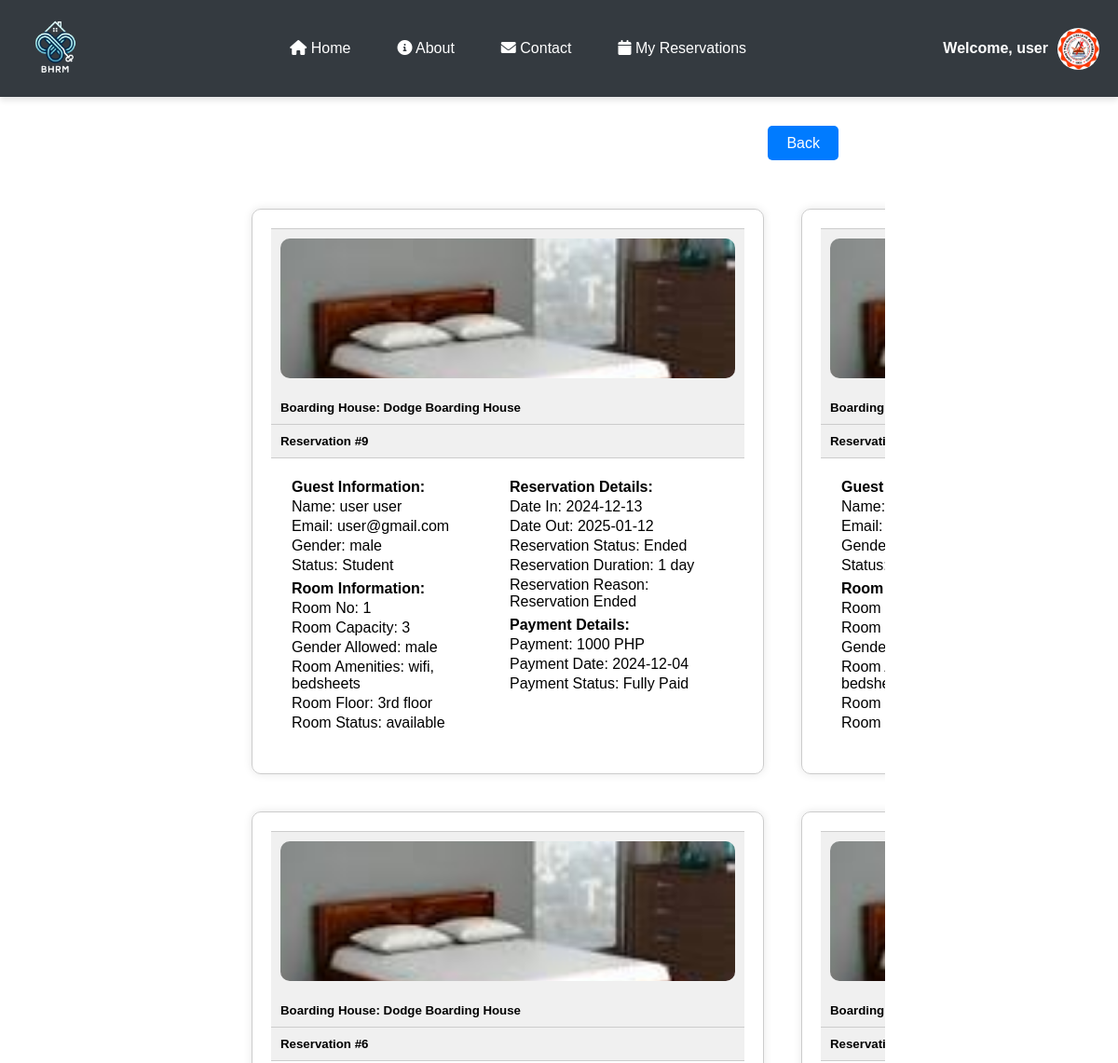
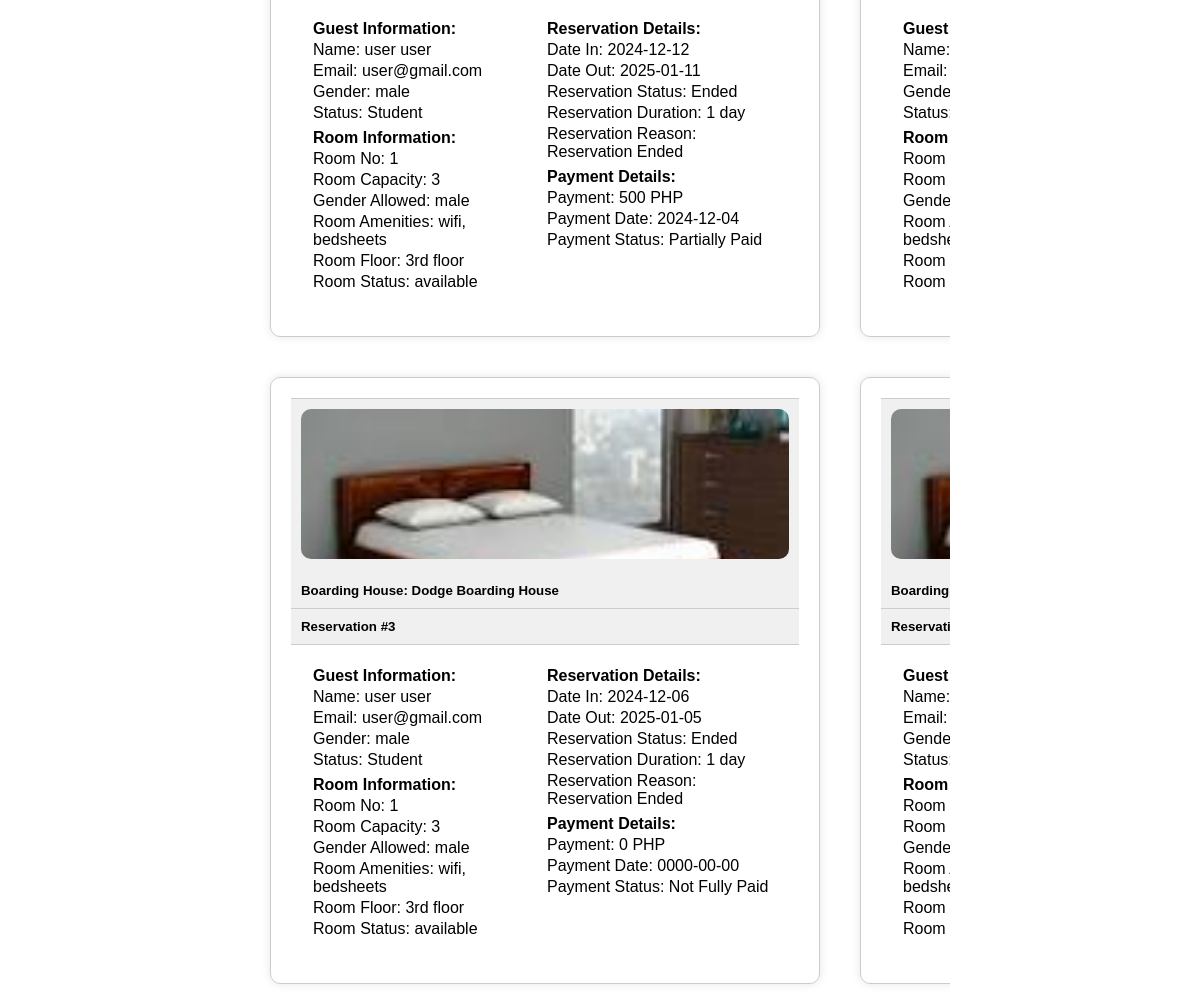
The page /reservation.php (signed in) on the database its author committed (2 pictures, top to bottom).
### tables this page shows
CREATE TABLE `users` (
  `id` int(11) NOT NULL,
  `image` varchar(255) NOT NULL,
  `fname` varchar(50) NOT NULL,
  `lname` varchar(50) NOT NULL,
  `gender` varchar(255) NOT NULL,
  `uname` varchar(50) NOT NULL,
  `pass` varchar(50) NOT NULL,
  `role` varchar(50) NOT NULL,
  `hname` varchar(255) NOT NULL
);

CREATE TABLE `reservation` (
  `id` int(255) NOT NULL,
  `image` varchar(255) NOT NULL,
  `fname` varchar(255) NOT NULL,
  `lname` varchar(255) NOT NULL,
  `email` varchar(255) NOT NULL,
  `gender` varchar(255) NOT NULL,
  `date_in` date DEFAULT NULL,
  `date_out` date DEFAULT NULL,
  `tenant_status` varchar(255) NOT NULL,
  `addons` varchar(255) NOT NULL,
  `room_no` int(255) NOT NULL,
  `capacity` int(255) NOT NULL,
  `amenities` varchar(255) NOT NULL,
  `room_floor` varchar(255) NOT NULL,
  `price` int(255) NOT NULL,
  `status` varchar(255) NOT NULL,
  `payment` int(255) NOT NULL,
  `pay_stat` varchar(255) NOT NULL,
  `pay_date` date DEFAULT NULL,
  `res_stat` varchar(255) NOT NULL,
  `res_duration` varchar(255) NOT NULL,
  `res_reason` varchar(255) NOT NULL,
  `hname` varchar(255) NOT NULL,
  `owner` varchar(255) NOT NULL
);

### reservation.php (the view, shortened to what this page needs)
<?php require 'php/connection.php';
?>
<!DOCTYPE html>
<html lang="en">
<head>
</head>
<body>
    <?php include 'navbar.php'; ?>
    <?php if(!empty($_SESSION['role']) && $_SESSION['role'] == 'landlord'): ?>
    <?php else: ?>
        <div class="back">
            <div>
                <?php
                    if(empty($_SESSION['uname'])){
                        echo "<a class='btn' href='index.php'>Back</a>";
                    }else{
                        echo "<a class='btn' href='index.php'>Back</a>";
                    }
                ?>
            </div>
        </div>
    <?php endif; ?>
    <div class="container">
        <?php
            $uname = $_SESSION['uname'];
            $query = "SELECT * FROM boardinghouses order by id desc";
            $result = mysqli_query($conn, $query);
            $fetch = mysqli_fetch_assoc($result);
            $hname = $fetch['hname'];
            $query = "SELECT * FROM reservation where email = '$uname' and hname = '$hname' order by id desc";
            $result = mysqli_query($conn, $query);
            $fetch = mysqli_fetch_assoc($result)
        ?>
        <?php
        $uname = $_SESSION['uname'];
        if (!empty($_SESSION['uname']) && $_SESSION['role'] == 'user' && empty($_SESSION['hname'])) {
            $query = "SELECT * FROM reservation WHERE email = '$uname' ORDER BY id DESC";
            $result = mysqli_query($conn, $query);
            while ($reservation = mysqli_fetch_assoc($result)) {
                $hname = $reservation['hname'];
        ?>
                <div class="card">
                    <div class="card-footer">
                        <img src="<?php echo $fetch['image']; ?>" alt="Boarding House Image">
                    </div>
                    <div class="card-header">
                        <h5>Boarding House: <?php echo $reservation['hname']; ?></h5>
                    </div>
                    <div class="card-header">
                        <h5>Reservation #<?php echo $reservation['id']; ?></h5>
                    </div>
                    <div class="card-body">
                        <div class="row">
                            <div class="col-md-6">
                                <p><strong>Guest Information:</strong></p>
                                <p>Name: <?php echo $reservation['fname'] . ' ' . $reservation['lname']; ?></p>
                                <p>Email: <?php echo $reservation['email']; ?></p>
                                <p>Gender: <?php echo $reservation['gender']; ?></p>
                                <p>Status: <?php echo $reservation['tenant_status']; ?></p>
                            </div>
                            <div class="col-md-6">
                                <p><strong>Room Information:</strong></p>
                                <p>Room No: <?php echo $reservation['room_no']; ?></p>
                                <p>Room Capacity: <?php echo $reservation['capacity']; ?></p>
                                <p>Gender Allowed: <?php echo $reservation['gender']; ?></p>
                                <p>Room Amenities: <?php echo $reservation['amenities']; ?></p>
                                <p>Room Floor: <?php echo $reservation['room_floor']; ?></p>
                                <p>Room Status: <?php echo $reservation['status']; ?></p>
                            </div>
                        </div>
                        <div class="row">
                            <div class="col-md-6">
                                <p><strong>Reservation Details:</strong></p>
                                <p>Date In: <?php echo $reservation['date_in']; ?></p>
                                <p>Date Out: <?php echo $reservation['date_out']; ?></p>
                                <p>Reservation Status: <?php echo $reservation['res_stat']; ?></p>
                                <p>Reservation Duration: <?php echo $reservation['res_duration']; ?></p>
                                <p>Reservation Reason: <?php echo $reservation['res_reason']; ?></p>
                            </div>
                            <?php
                            $paymentQuery = "SELECT * FROM payments WHERE email = '$uname' AND hname = '$hname' ORDER BY id DESC";
                            $paymentResult = mysqli_query($conn, $paymentQuery);
                            if (mysqli_num_rows($paymentResult) > 0) {
                                while ($payment = mysqli_fetch_assoc($paymentResult)) {
                            ?>
                                    <div class="col-md-6">
                                        <p><strong>Payment Details:</strong></p>
                                        <p>Payment: <?php echo $payment['payment'] . ' PHP'; ?></p>
                                        <p>Payment Date: <?php echo $payment['pay_date']; ?></p>
                                        <p>Payment Status: <?php echo $payment['pay_stat']; ?></p>
                                    </div>
                                <?php
                                }
                            } else { ?>
                                <div class="col-md-6">
                                    <p><strong>Payment Details:</strong></p>
                                    <p>Payment: <?php echo $reservation['payment'] . ' PHP'; ?></p>
                                    <p>Payment Date: <?php echo $reservation['pay_date'];  ?></p>
                                    <p>Payment Status: <?php echo $reservation['pay_stat'];  ?></p>
                                </div>
                            <?php } ?>
                        </div>
                    </div>
                </div>
        <?php
            }
        }
        ?>
    </div>
</body>
</html>

### navbar.php (shortened to what this page needs)
<!DOCTYPE html>
<html lang="en">
<head>
    <link rel="stylesheet" href="https://cdnjs.cloudflare.com/ajax/libs/font-awesome/6.0.0/css/all.min.css">
</head>
<body>
<?php
    if (!empty($_SESSION['uname'])) {
        $uname = $_SESSION['uname'];
        $query = "SELECT * FROM users WHERE uname = '$uname'";
        $result = mysqli_query($conn, $query);
        $fetch = mysqli_fetch_assoc($result);
    }
?>
<nav class="navbar">
    <a class="navbar-brand" href="#">
        <img src="images/logo.png" alt="Logo">
    </a>
    <div class="nav-links">
        <a class="nav-link" href="index.php"><i class="fas fa-home"></i> Home</a>
        <a class="nav-link" href="about.php"><i class="fas fa-info-circle"></i> About</a>
        <a class="nav-link" href="contact.php"><i class="fas fa-envelope"></i> Contact</a>
        <?php if (!empty($_SESSION['uname']) && $_SESSION['role'] == 'user'): ?>
            <a class="nav-link" href="reservation.php"><i class="fas fa-calendar"></i> My Reservations</a>
        <?php endif; ?>
    </div>
    <div class="login">
        <?php if (empty($_SESSION['uname'])): ?>
            <a class="button" href="php/login.php"><i class="fas fa-sign-in-alt"></i> Login</a>
        <?php else: ?>
            <div class="profile-dropdown">
                <span>Welcome, <?php echo $fetch['fname']; ?></span>
                <img src="<?php echo $fetch['image']; ?>" alt="Profile Image" class="profile-img">
            </div>
        <?php endif; ?>
    </div>
</nav>
</body>
</html>

### reservation.php (style rules this page uses)
* { margin: 0; padding: 0; box-sizing: border-box; font-family: sans-serif; }
a { text-decoration: none; color: black; }
body { margin: 0; font-family: Arial, sans-serif; margin-left: 220px; }
body { margin: 0; padding: 0; box-sizing: border-box; color: black; }
img { width: 150px; height: auto; }
.back { height: 100px; display: flex; justify-content: right; align-items: center; margin-right: 300px; }
.back a { height: auto; }
.btn { color: rgb(255, 255, 255); padding: 10px 20px; border-radius: 5px; font-size: 16px; cursor: pointer; background-color: #007bff; }
.container { margin: 0 250px; width: auto; display: grid; grid-template-columns: 1fr 1fr 1fr; grid-template-rows: 1fr; overflow-y: scroll; overflow-x: scroll; height: auto; }
.card { margin: 20px; padding: 20px; display: flex; flex-direction: column; justify-content: space-around; border: 1px solid #ccc; border-radius: 10px; box-shadow: 0 0 10px rgba(0, 0, 0, 0.1); width: 550px; }
.card-header { background-color: #f0f0f0; padding: 10px; border-bottom: 1px solid #ccc; }
.card-body { width: auto; padding: 20px; display: grid; grid-template-columns: 1fr 1fr; }
.col-md-6 { padding: 2px; }
.col-md-6 p { margin-bottom: 3px; }
.card-footer { padding: 10px; background-color: #f0f0f0; border-top: 1px solid #ccc; }
.card-footer img { width: 100%; height: 150px; object-fit: cover; border-radius: 10px; }

### navbar.php (style rules this page uses)
* { margin: 0; padding: 0; box-sizing: border-box; font-family: sans-serif; }
.navbar { background-color: #343a40; display: flex; justify-content: space-between; align-items: center; padding: 10px 20px; box-shadow: 0 4px 6px rgba(0, 0, 0, 0.1); position: relative; }
.navbar-brand img { width: 80px; height: 80px; }
.nav-links { display: flex; gap: 20px; align-items: center; }
.nav-link { color: white; text-decoration: none; padding: 10px 15px; transition: color 0.3s ease; }
.profile-dropdown { position: relative; display: flex; align-items: center; cursor: pointer; }
.profile-dropdown span { color: white; font-weight: bold; margin-right: 10px; }
.profile-img { width: 45px; height: 45px; border-radius: 50%; object-fit: cover; }

### rows shown on the page
users: fname "user", image (picture)
reservation: image (picture), hname "Dodge Boarding House", id "9", fname "user", lname "user", email "user@gmail.com", gender "male", tenant_status "Student", room_no "1", capacity "3", amenities "wifi, bedsheets", room_floor "3rd floor", status "available", date_in "2024-12-13", date_out "2025-01-12", res_stat "Ended", res_duration "1 day", res_reason "Reservation Ended", payment "1000", pay_date "2024-12-04", pay_stat "Fully Paid"
reservation: reservation.image (picture)
reservation: reservation.image (picture), hname "Dodge Boarding House", id "6", fname "user", lname "user", email "user@gmail.com", gender "male", tenant_status "Student", room_no "1", capacity "3", amenities "wifi, bedsheets", room_floor "3rd floor", status "available", date_in "2024-12-12", date_out "2025-01-11", res_stat "Ended", res_duration "1 day", res_reason "Reservation Ended", payment "500", pay_date "2024-12-04", pay_stat "Partially Paid"
reservation: reservation.image (picture)
reservation: reservation.image (picture), hname "Dodge Boarding House", id "3", fname "user", lname "user", email "user@gmail.com", gender "male", tenant_status "Student", room_no "1", capacity "3", amenities "wifi, bedsheets", room_floor "3rd floor", status "available", date_in "2024-12-06", date_out "2025-01-05", res_stat "Ended", res_duration "1 day", res_reason "Reservation Ended", payment "0", pay_date "0000-00-00", pay_stat "Not Fully Paid"
reservation: reservation.image (picture)
